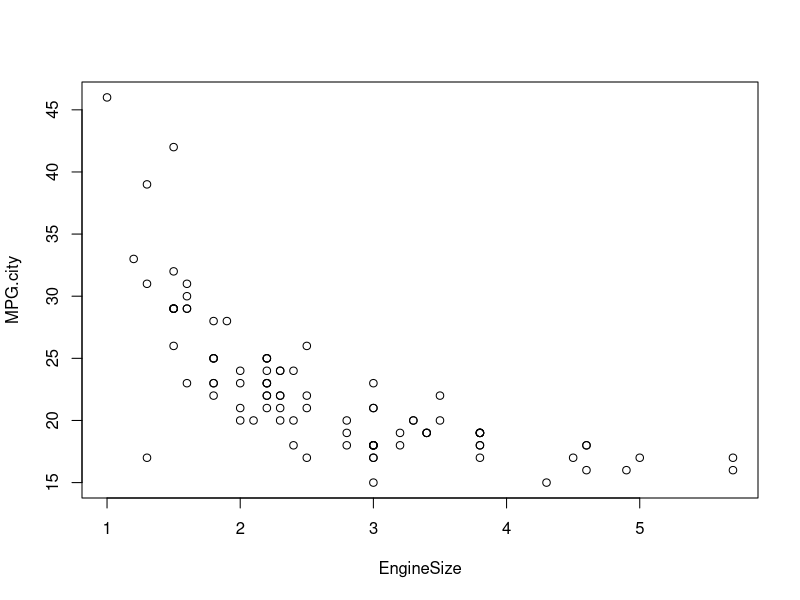
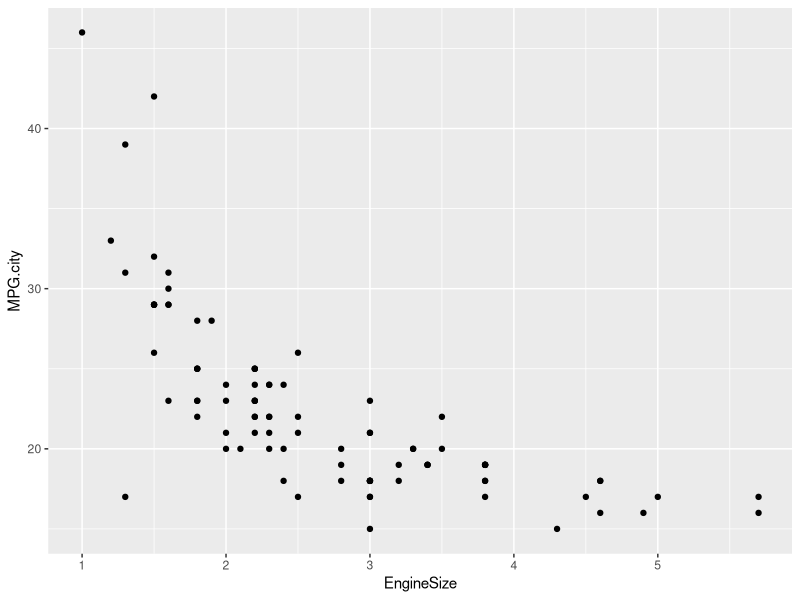
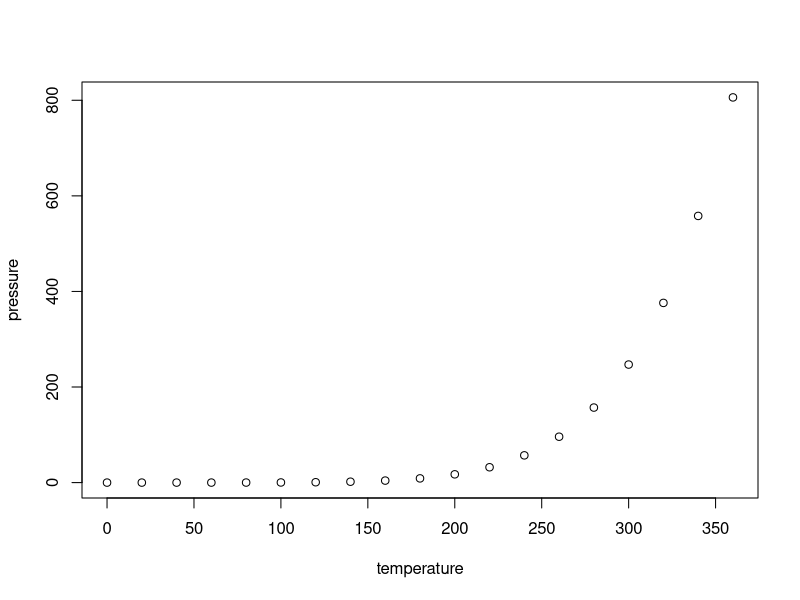

The R source for these figures, in order:
## ---- chunk 1
knitr::opts_chunk$set(echo = TRUE)
## ---- chunk 2
library(ggplot2)
library(MASS)  # Useful for data sets
library(plyr)  # We'll need mapvalues
## ---- chunk 3
View(diamonds)
View(Cars93)
## ---- chunk 4
with(Cars93, plot(EngineSize, MPG.city))  # Base graphics 
qplot(x=EngineSize, y=MPG.city, data=Cars93)  # using qplot from ggplot2
## ---- chunk 5
summary(cars)
## ---- chunk 6
plot(pressure)
